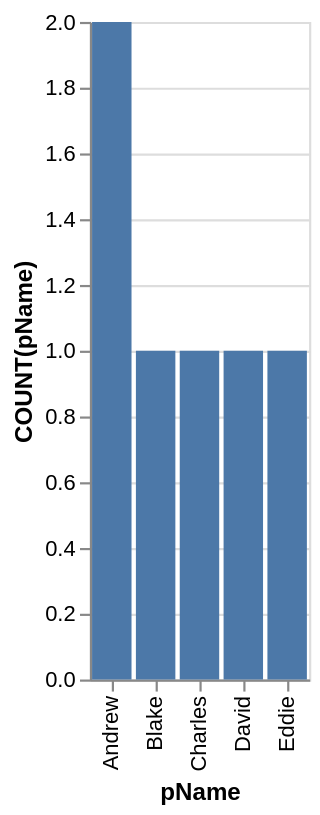

The specification (Vega-Lite) saved for this image:
### Vega-Lite specification from a JSON file in a GitHub repository (floating-point values rounded to 4 significant figures)
{"data": {"values": [{"x_data": "Andrew", "y_data": 2}, {"x_data": "Blake", "y_data": 1}, {"x_data": "Charles", "y_data": 1}, {"x_data": "David", "y_data": 1}, {"x_data": "Eddie", "y_data": 1}]}, "mark": "bar", "encoding": {"x": {"field": "x_data", "type": "nominal", "title": "pName", "sort": {"op": "sum", "field": "y_data", "order": "descending"}}, "y": {"field": "y_data", "type": "quantitative", "title": "COUNT(pName)"}}}
